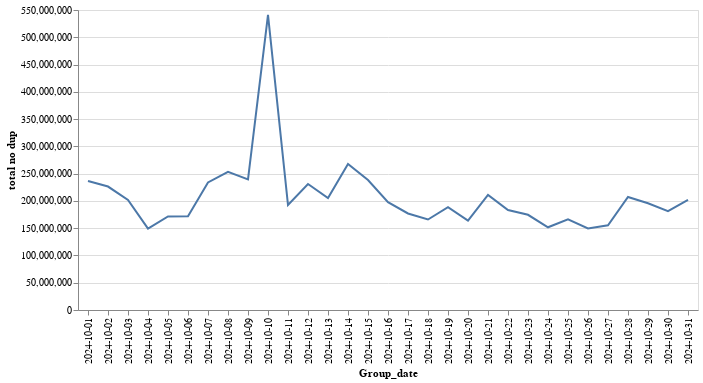

This figure's notebook cell:
### Markdown cell above
# executive

### Code cell
groupdate.group_by('Group_date').agg(pl.col('total no dup').sum()).sort('Group_date').plot.line(x='Group_date',y='total no dup')

### Figure 1 — Vega-Lite specification as saved in the notebook (floating-point values rounded to 4 significant figures)
{"config": {"view": {"continuousWidth": 300, "continuousHeight": 300}}, "data": {"name": "data-25b7671eba9c46aa05f583b260c20138"}, "mark": {"type": "line", "tooltip": true}, "encoding": {"x": {"field": "Group_date", "type": "nominal"}, "y": {"field": "total no dup", "type": "quantitative"}}, "params": [{"name": "param_8", "select": {"type": "interval", "encodings": ["x", "y"]}, "bind": "scales"}], "$schema": "https://vega.github.io/schema/vega-lite/v5.20.1.json", "datasets": {"data-25b7671eba9c46aa05f583b260c20138": [{"Group_date": "2024-10-01", "total no dup": 236458871}, {"Group_date": "2024-10-02", "total no dup": 226335507}, {"Group_date": "2024-10-03", "total no dup": 201772608}, {"Group_date": "2024-10-04", "total no dup": 149156442}, {"Group_date": "2024-10-05", "total no dup": 171430327}, {"Group_date": "2024-10-06", "total no dup": 171977055}, {"Group_date": "2024-10-07", "total no dup": 233876461}, {"Group_date": "2024-10-08", "total no dup": 253364207}, {"Group_date": "2024-10-09", "total no dup": 239422789}, {"Group_date": "2024-10-10", "total no dup": 541070055}, {"Group_date": "2024-10-11", "total no dup": 192515437}, {"Group_date": "2024-10-12", "total no dup": 230904482}, {"Group_date": "2024-10-13", "total no dup": 205378800}, {"Group_date": "2024-10-14", "total no dup": 267810141}, {"Group_date": "2024-10-15", "total no dup": 238243062}, {"Group_date": "2024-10-16", "total no dup": 197760707}, {"Group_date": "2024-10-17", "total no dup": 176990829}, {"Group_date": "2024-10-18", "total no dup": 165952608}, {"Group_date": "2024-10-19", "total no dup": 188633683}, {"Group_date": "2024-10-20", "total no dup": 163940282}, {"Group_date": "2024-10-21", "total no dup": 211039305}, {"Group_date": "2024-10-22", "total no dup": 183270592}, {"Group_date": "2024-10-23", "total no dup": 174567543}, {"Group_date": "2024-10-24", "total no dup": 151647513}, {"Group_date": "2024-10-25", "total no dup": 166053741}, {"Group_date": "2024-10-26", "total no dup": 149530186}, {"Group_date": "2024-10-27", "total no dup": 155192016}, {"Group_date": "2024-10-28", "total no dup": 207170589}, {"Group_date": "2024-10-29", "total no dup": 195644109}, {"Group_date": "2024-10-30", "total no dup": 181180798}, {"Group_date": "2024-10-31", "total no dup": 202020644}]}}
